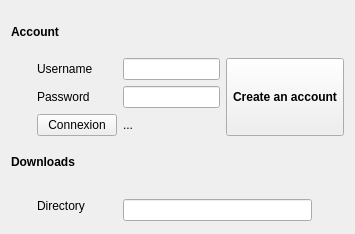
<?xml version="1.0" encoding="UTF-8"?>
<ui version="4.0">
 <class>ConfigSectionRepository</class>
 <widget class="QWidget" name="ConfigSectionRepository">
  <property name="geometry">
   <rect>
    <x>0</x>
    <y>0</y>
    <width>355</width>
    <height>234</height>
   </rect>
  </property>
  <property name="windowTitle">
   <string notr="true">Form</string>
  </property>
  <layout class="QGridLayout" name="gridLayout">
   <item row="6" column="1">
    <widget class="QLabel" name="label_35">
     <property name="text">
      <string>Directory</string>
     </property>
    </widget>
   </item>
   <item row="1" column="3" rowspan="3">
    <widget class="QStackedWidget" name="stackedWidget">
     <property name="maximumSize">
      <size>
       <width>130</width>
       <height>16777215</height>
      </size>
     </property>
     <property name="currentIndex">
      <number>0</number>
     </property>
     <widget class="QWidget" name="pageCreateAccount">
      <layout class="QGridLayout" name="gridLayout_3">
       <property name="leftMargin">
        <number>0</number>
       </property>
       <property name="topMargin">
        <number>0</number>
       </property>
       <property name="rightMargin">
        <number>0</number>
       </property>
       <property name="bottomMargin">
        <number>0</number>
       </property>
       <item row="0" column="0">
        <widget class="QToolButton" name="buttonCreateAccount">
         <property name="sizePolicy">
          <sizepolicy hsizetype="Preferred" vsizetype="Preferred">
           <horstretch>0</horstretch>
           <verstretch>0</verstretch>
          </sizepolicy>
         </property>
         <property name="font">
          <font>
           <weight>75</weight>
           <bold>true</bold>
          </font>
         </property>
         <property name="cursor">
          <cursorShape>PointingHandCursor</cursorShape>
         </property>
         <property name="text">
          <string>Create an account</string>
         </property>
         <property name="iconSize">
          <size>
           <width>48</width>
           <height>48</height>
          </size>
         </property>
         <property name="toolButtonStyle">
          <enum>Qt::ToolButtonTextUnderIcon</enum>
         </property>
        </widget>
       </item>
      </layout>
     </widget>
     <widget class="QWidget" name="pageBecomePremium">
      <layout class="QGridLayout" name="gridLayout_10">
       <property name="leftMargin">
        <number>0</number>
       </property>
       <property name="topMargin">
        <number>0</number>
       </property>
       <property name="rightMargin">
        <number>0</number>
       </property>
       <property name="bottomMargin">
        <number>0</number>
       </property>
       <item row="0" column="0">
        <widget class="QToolButton" name="buttonBecomePremium">
         <property name="sizePolicy">
          <sizepolicy hsizetype="Preferred" vsizetype="Preferred">
           <horstretch>0</horstretch>
           <verstretch>0</verstretch>
          </sizepolicy>
         </property>
         <property name="font">
          <font>
           <weight>75</weight>
           <bold>true</bold>
          </font>
         </property>
         <property name="cursor">
          <cursorShape>PointingHandCursor</cursorShape>
         </property>
         <property name="text">
          <string>Become
Premium!</string>
         </property>
         <property name="iconSize">
          <size>
           <width>48</width>
           <height>48</height>
          </size>
         </property>
         <property name="toolButtonStyle">
          <enum>Qt::ToolButtonTextUnderIcon</enum>
         </property>
        </widget>
       </item>
      </layout>
     </widget>
     <widget class="QWidget" name="pagePremium">
      <layout class="QGridLayout" name="gridLayout_4">
       <property name="leftMargin">
        <number>0</number>
       </property>
       <property name="topMargin">
        <number>0</number>
       </property>
       <property name="rightMargin">
        <number>0</number>
       </property>
       <property name="bottomMargin">
        <number>0</number>
       </property>
       <item row="0" column="0">
        <widget class="QLabel" name="labelPremium">
         <property name="text">
          <string/>
         </property>
         <property name="alignment">
          <set>Qt::AlignCenter</set>
         </property>
        </widget>
       </item>
      </layout>
     </widget>
     <widget class="QWidget" name="pageBanned">
      <layout class="QGridLayout" name="gridLayout_2">
       <property name="leftMargin">
        <number>0</number>
       </property>
       <property name="topMargin">
        <number>0</number>
       </property>
       <property name="rightMargin">
        <number>0</number>
       </property>
       <property name="bottomMargin">
        <number>0</number>
       </property>
       <property name="verticalSpacing">
        <number>0</number>
       </property>
       <item row="3" column="0">
        <spacer name="verticalSpacer">
         <property name="orientation">
          <enum>Qt::Vertical</enum>
         </property>
         <property name="sizeHint" stdset="0">
          <size>
           <width>20</width>
           <height>40</height>
          </size>
         </property>
        </spacer>
       </item>
       <item row="2" column="0">
        <widget class="QLabel" name="labelBan2">
         <property name="font">
          <font>
           <weight>75</weight>
           <bold>true</bold>
          </font>
         </property>
         <property name="text">
          <string>Banned account</string>
         </property>
         <property name="alignment">
          <set>Qt::AlignCenter</set>
         </property>
        </widget>
       </item>
       <item row="1" column="0">
        <widget class="QLabel" name="labelBan1">
         <property name="text">
          <string/>
         </property>
         <property name="alignment">
          <set>Qt::AlignCenter</set>
         </property>
        </widget>
       </item>
       <item row="0" column="0">
        <spacer name="verticalSpacer_2">
         <property name="orientation">
          <enum>Qt::Vertical</enum>
         </property>
         <property name="sizeHint" stdset="0">
          <size>
           <width>20</width>
           <height>40</height>
          </size>
         </property>
        </spacer>
       </item>
      </layout>
     </widget>
     <widget class="QWidget" name="pageAdmin">
      <layout class="QGridLayout" name="gridLayout_5">
       <property name="leftMargin">
        <number>0</number>
       </property>
       <property name="topMargin">
        <number>0</number>
       </property>
       <property name="rightMargin">
        <number>0</number>
       </property>
       <property name="bottomMargin">
        <number>0</number>
       </property>
       <item row="0" column="0">
        <widget class="QLabel" name="labelAdmin">
         <property name="text">
          <string/>
         </property>
         <property name="alignment">
          <set>Qt::AlignCenter</set>
         </property>
        </widget>
       </item>
      </layout>
     </widget>
    </widget>
   </item>
   <item row="2" column="2">
    <widget class="QLineEdit" name="linePassword">
     <property name="echoMode">
      <enum>QLineEdit::Password</enum>
     </property>
    </widget>
   </item>
   <item row="3" column="1">
    <widget class="QPushButton" name="pushConnect">
     <property name="sizePolicy">
      <sizepolicy hsizetype="Fixed" vsizetype="Fixed">
       <horstretch>0</horstretch>
       <verstretch>0</verstretch>
      </sizepolicy>
     </property>
     <property name="text">
      <string notr="true">Connexion</string>
     </property>
    </widget>
   </item>
   <item row="1" column="2">
    <widget class="QLineEdit" name="lineUser"/>
   </item>
   <item row="2" column="1">
    <widget class="QLabel" name="label_34">
     <property name="text">
      <string>Password</string>
     </property>
    </widget>
   </item>
   <item row="1" column="1">
    <widget class="QLabel" name="label_5">
     <property name="text">
      <string>Username</string>
     </property>
    </widget>
   </item>
   <item row="3" column="2">
    <widget class="QLabel" name="labelMessage">
     <property name="sizePolicy">
      <sizepolicy hsizetype="Expanding" vsizetype="Preferred">
       <horstretch>0</horstretch>
       <verstretch>0</verstretch>
      </sizepolicy>
     </property>
     <property name="text">
      <string notr="true">...</string>
     </property>
    </widget>
   </item>
   <item row="6" column="2" colspan="2">
    <layout class="QHBoxLayout" name="horizontalLayout">
     <property name="topMargin">
      <number>9</number>
     </property>
     <item>
      <widget class="QLineEdit" name="lineDownloadDirectory"/>
     </item>
     <item>
      <widget class="QPushButton" name="pushDirectory">
       <property name="maximumSize">
        <size>
         <width>26</width>
         <height>26</height>
        </size>
       </property>
       <property name="cursor">
        <cursorShape>PointingHandCursor</cursorShape>
       </property>
       <property name="text">
        <string/>
       </property>
       <property name="flat">
        <bool>true</bool>
       </property>
      </widget>
     </item>
    </layout>
   </item>
   <item row="1" column="0">
    <spacer name="horizontalSpacer">
     <property name="orientation">
      <enum>Qt::Horizontal</enum>
     </property>
     <property name="sizeType">
      <enum>QSizePolicy::Fixed</enum>
     </property>
     <property name="sizeHint" stdset="0">
      <size>
       <width>20</width>
       <height>20</height>
      </size>
     </property>
    </spacer>
   </item>
   <item row="0" column="0" colspan="4">
    <widget class="QLabel" name="labelSubTitle1">
     <property name="font">
      <font>
       <weight>75</weight>
       <bold>true</bold>
      </font>
     </property>
     <property name="text">
      <string>Account</string>
     </property>
    </widget>
   </item>
   <item row="5" column="0" colspan="4">
    <widget class="QLabel" name="labelSubTitle2">
     <property name="font">
      <font>
       <weight>75</weight>
       <bold>true</bold>
      </font>
     </property>
     <property name="text">
      <string>Downloads</string>
     </property>
    </widget>
   </item>
  </layout>
 </widget>
 <resources/>
 <connections/>
</ui>
